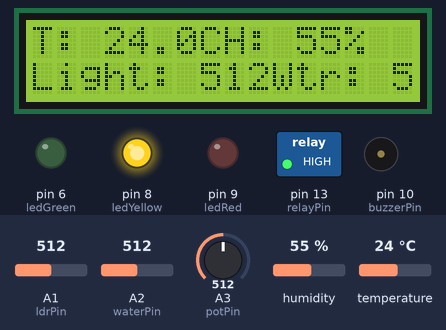
Recording of a sketch running on a simulated Arduino Uno, built with avr-gcc and run on an emulated ATmega328P. Parts: 16×2 character LCD, switched loads named in the sketch (green lamp = pin HIGH), output pins drawn as LEDs (lit = HIGH), buzzer (waves = sounding, pin HIGH). The inputs (shaded band) are chosen by the test bench; at power-on: A2 (waterPin) = 512, humidity 55 %, A1 (ldrPin) = 512, temperature 24 °C, A3 (potPin) = 512. What the sketch prints to the serial monitor is not drawn.

Above: at 1.2 s.
1.3 s: A2 (waterPin) set to 161
At 2.9 s:
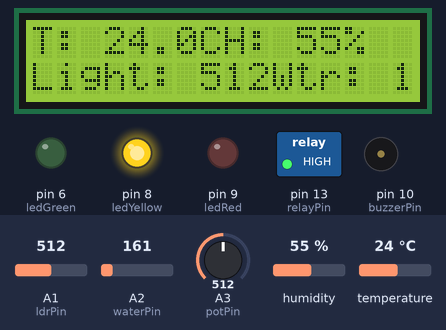
4.0 s: A2 (waterPin) set to 139
At 5.5 s:
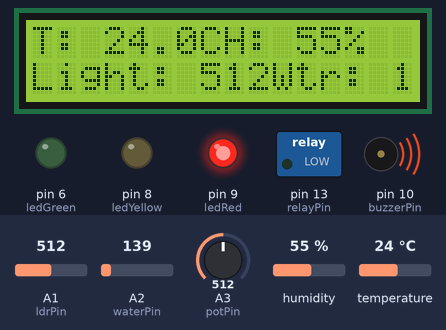
6.7 s: humidity set to 22 %
At 8.5 s:
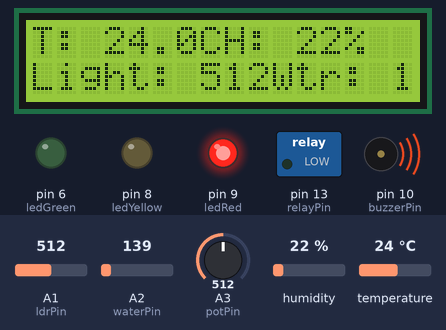
9.7 s: A1 (ldrPin) set to 716
At 11.1 s:
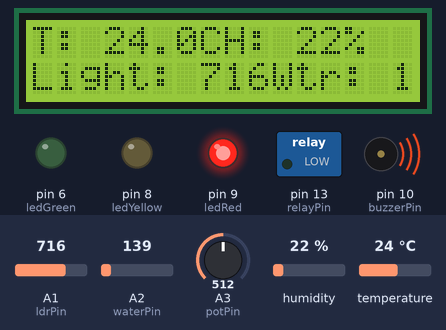
12.4 s: temperature set to 12 °C
At 15.3 s:
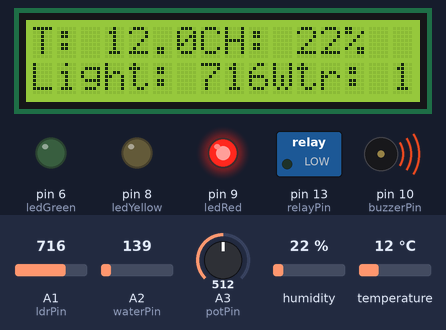
15.8 s: A1 (ldrPin) set to 992
At 16.8 s:
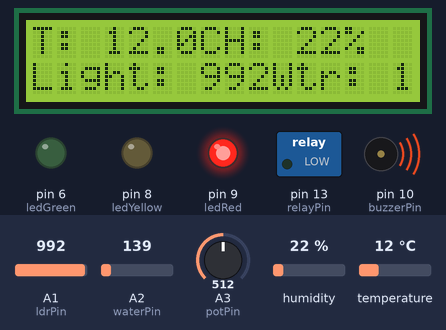
Timing chart, 0 to 18.8 s (numbered marks = the images above; inputs shaded):
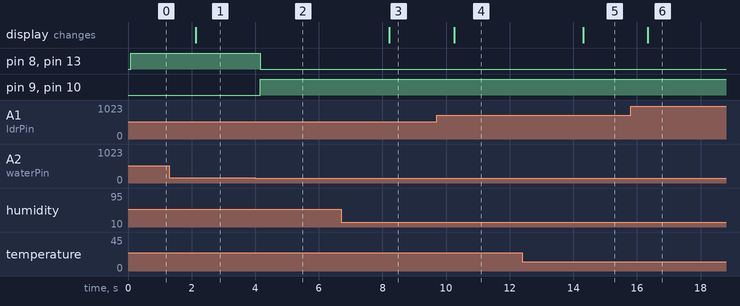

Measured:
- the behaviour switches between 150 and 149 on A2 (waterPin) (found by bisection; images 1 and 2)
- after the input at 1.3 s, the display: changes after 0.83 s (image 1)
- after the input at 4.0 s, pin 8 (ledYellow), pin 13 (relayPin): HIGH → LOW after 0.16 s; pin 9 (ledRed), pin 10 (buzzerPin): LOW → HIGH after 0.16 s
- after the input at 6.7 s, the display: changes after 1.5 s (image 3)
- after the input at 9.7 s, the display: changes after 0.55 s (image 4)
- after the input at 12.4 s, the display: changes after 1.9 s (image 5)
- after the input at 15.8 s, the display: changes after 0.55 s (image 6)

The sketch:

project-1-code.ino
```cpp
#include <LiquidCrystal.h>
#include <DHT.h>

#define DHTPIN 7
#define DHTTYPE DHT11
DHT dht(DHTPIN, DHTTYPE);
LiquidCrystal lcd(12, 11, 5, 4, 3, 2);

const int thermPin = A0;
const int ldrPin = A1;
const int waterPin = A2;
const int potPin = A3;
const int ledGreen = 6, ledYellow = 8, ledRed = 9;
const int buzzerPin = 10;
const int relayPin = 13;

void setup() {
Serial.begin(9600);
dht.begin();
lcd.begin(16, 2);
pinMode(ledGreen, OUTPUT);
pinMode(ledYellow, OUTPUT);
pinMode(ledRed, OUTPUT);
pinMode(buzzerPin, OUTPUT);
pinMode(relayPin, OUTPUT);
}

void loop() {
float temp = dht.readTemperature();
float hum = dht.readHumidity();
int light = analogRead(ldrPin);
int water = analogRead(waterPin);
int threshold = map(analogRead(potPin), 0, 1023, 100, 800);

lcd.clear();
lcd.setCursor(0, 0);
lcd.print("T: "); lcd.print(temp, 1); lcd.print("CH: "); lcd.print(hum, 0); lcd.print("%");
lcd.setCursor(0, 1);
lcd.print("Light: "); lcd.print(light); lcd.print("Wtr: "); lcd.print(water);

bool lowWater = water < 150;
bool needsWater = light > threshold && !lowWater;

digitalWrite(ledRed, lowWater);
digitalWrite(ledYellow, needsWater && !lowWater);
digitalWrite(ledGreen, !needsWater && !lowWater);
digitalWrite(buzzerPin, lowWater);
digitalWrite(relayPin, needsWater);

if (lowWater) Serial.println("ALERT: Low reservoir water-pump disabled.");
if (needsWater) Serial.println("Pump activated: dry + low light condition.");

delay(2000);
}
```
